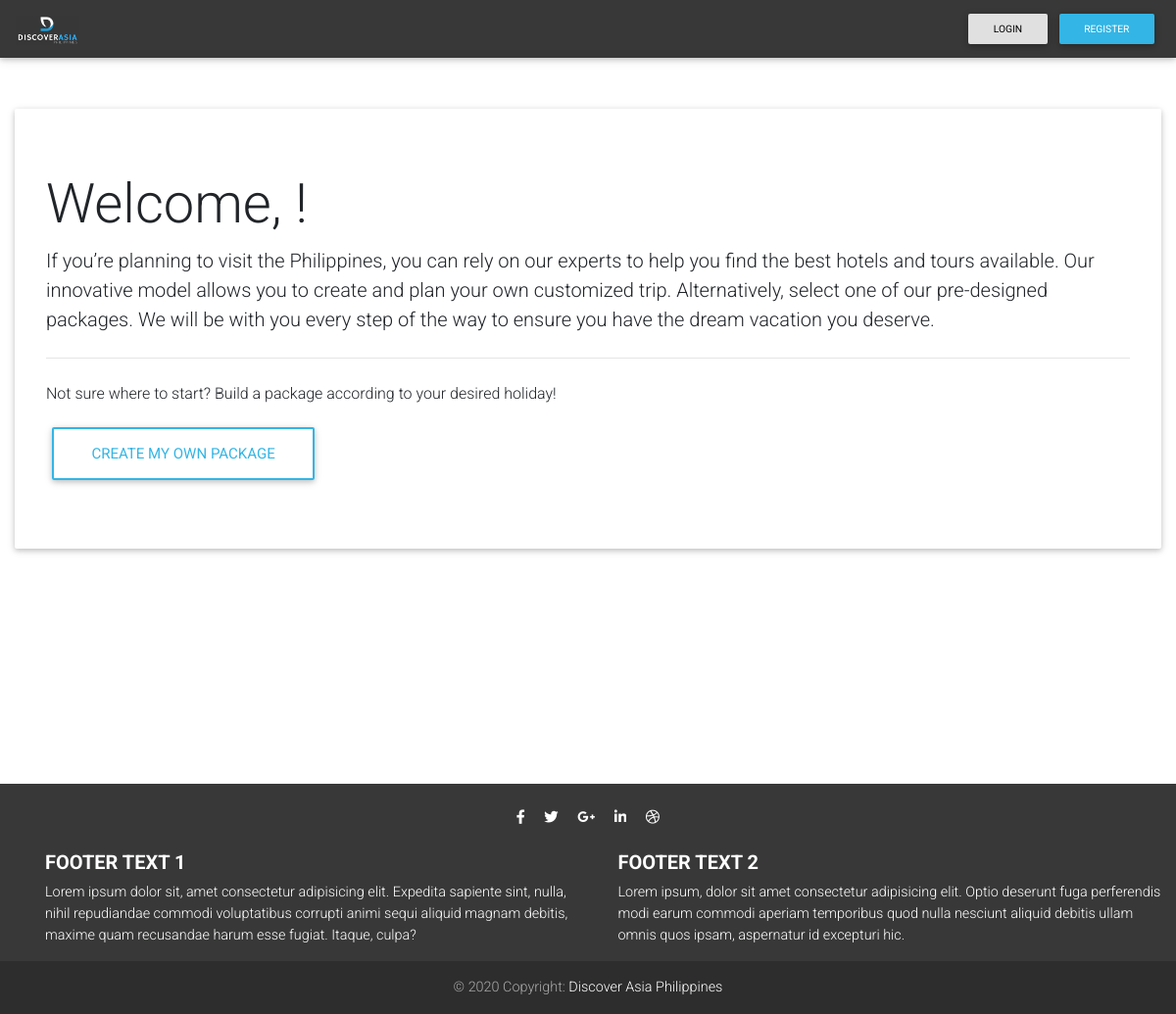
The app's page /, older data.
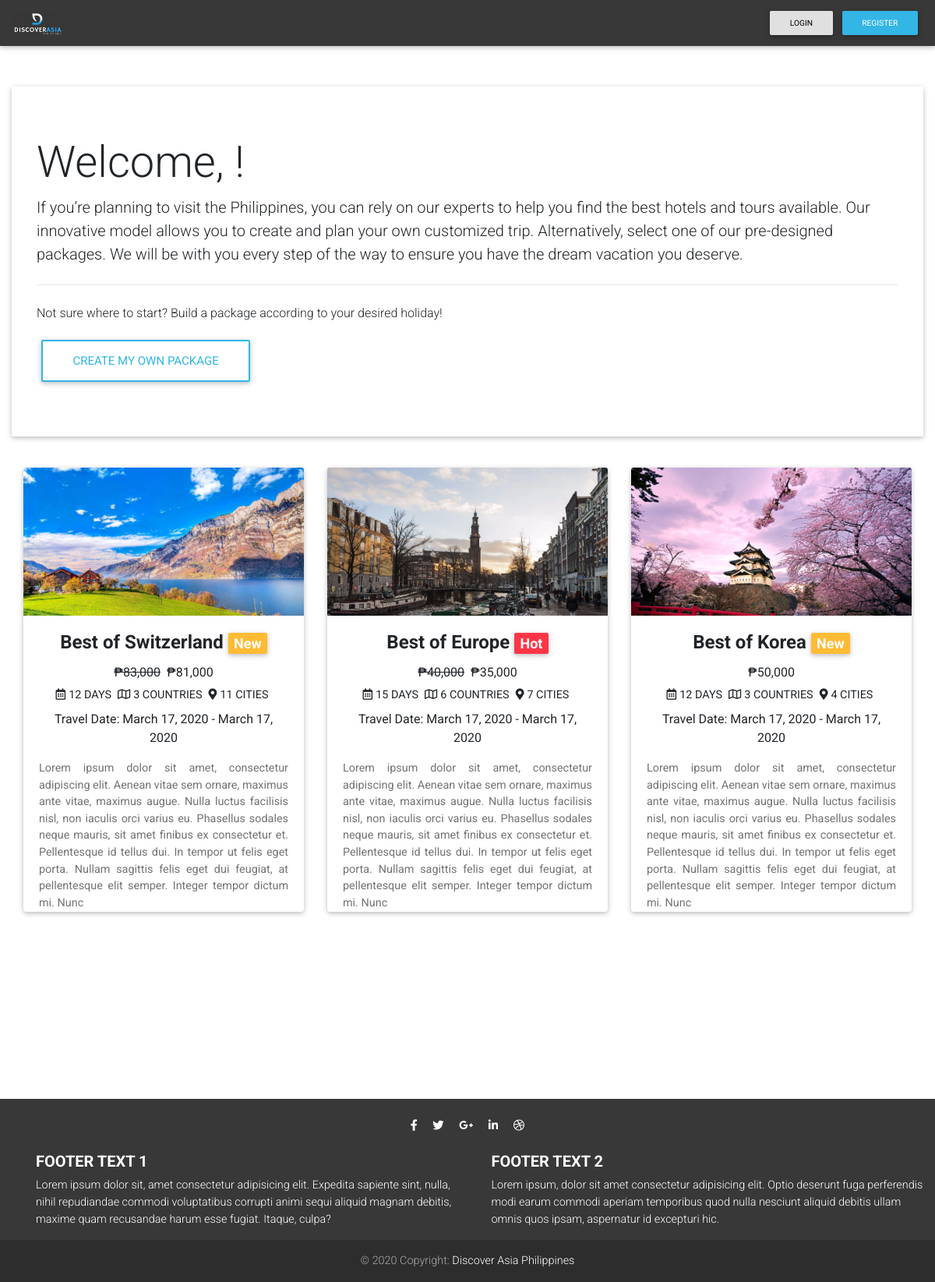
The same page, newer data.
### dap_booking/models.py (models this page shows, shortened)
class Package(models.Model):
    TAG_CHOICES = (
        ('New', 'New'),
        ('Hot', 'Hot'),
    )
    id = models.UUIDField(primary_key=True, default=uuid.uuid4, editable=False)
    package_creator = models.ForeignKey(User, on_delete=models.CASCADE)
    date_created = models.DateTimeField(default=timezone.now)
    title = models.CharField(max_length=100)
    package_display_picture = models.ImageField(default='package_display_pictures/default_package_picture.jpg', upload_to='package_display_pictures')
    num_days = models.IntegerField()
    num_countries = models.IntegerField()
    num_cities = models.IntegerField()
    description = models.TextField(max_length=400)
    price = models.FloatField()
    discounted_price = models.FloatField(blank=True, null=True)
    travel_outbound_flight_date = models.DateField(default=timezone.now)
    travel_inbound_flight_date = models.DateField(default=return_flight)
    inclusions = models.TextField(max_length=500)
    exclusions = models.TextField(max_length=500)
    terms_and_conditions = models.TextField(max_length=500)
    tag = models.CharField(choices=TAG_CHOICES, default='New', max_length=10, blank=True)

### dap_booking/views.py (the view)
# urls.py: path('', views.PackageListView.as_view(), name='home'),
class PackageListView(ListView):
    model = Package
    template_name = 'dap_booking/home.html'
    context_object_name = 'packages'
    ordering = ['-date_created']  # display the latest package created on top

### templates/dap_booking/home.html (shortened to what this page needs)
{% extends 'base.html' %}
{% load crispy_forms_tags %}
{% load humanize %}
{% block content %}
    <div class="row justify-content-center">
            <div class="row mt-5 mb-2">
                <div class="jumbotron">
                  <h2 class="display-4">Welcome, {{ user.first_name }}!</h2>
                  <p class="lead">If you’re planning to visit the Philippines, you can rely on our experts to help you find the best hotels and tours available. Our innovative model allows you to create and plan your own customized trip. Alternatively, select one of our pre-designed packages. We will be with you every step of the way to ensure you have the dream vacation you deserve.</p>
                  <hr class="my-4">
                  <p>Not sure where to start? Build a package according to your desired holiday!</p>
                  <a class="btn btn-outline-info btn-lg" href="" role="button">Create my own package</a>
                </div>
            </div>
            <div class="row justify-content-center">
                {% for package in packages %}
                <div class="col-4" style="margin-bottom: 40px; min-width: 300px;">
                    <div class="card booking-card" style="height: 570px">
                      <div class="view overlay" style="height: 200px">
                        <img class="card-img-top" src="{{ package.package_display_picture.url }}" alt="Card image cap">
                      </div>
                      <div class="card-body">
                        <h4 class="card-title font-weight-bold text-center">
                            <a href="{% url 'dap_booking:package' package.id %}" style="color: inherit">{{ package.title }} </a>
                            {% if package.tag == 'New' %}
                                <span class="badge badge-warning">
                                    {{ package.tag }}
                                </span>
                            {% endif %}
                            {% if package.tag == 'Hot' %}
                                <span class="badge badge-danger">
                                    {{ package.tag }}
                                </span>
                            {% endif %}
                        </h4>
                        <p class="mb-1 text-center">
                            {% if package.discounted_price %}
                                <span class="mr-1"><del>₱{{ package.price|floatformat:0|intcomma }}</del></span>
                                <span>₱{{ package.discounted_price|floatformat:0|intcomma }}</span>
                            {% else %}
                                <span>₱{{ package.price|floatformat:0|intcomma }}</span>
                            {% endif %}
                        </p>
                        <ul class="list-unstyled list-inline rating mb-2 text-center">
                          <li class="list-inline-item mr-1 font-small"><i class="far fa-calendar-alt mr-1"></i>{{ package.num_days }} DAYS</li>
                          <li class="list-inline-item mr-1 font-small"><i class="far fa-map mr-1"></i>{{ package.num_countries }} COUNTRIES</li>
                          <li class="list-inline-item mr-1 font-small"><i class="fas fa-map-marker-alt mr-1"></i>{{ package.num_cities }} CITIES</li>
                        </ul>
                        <p class="font-smaller text-center">Travel Date: {{ package.travel_outbound_flight_date }} - {{ package.travel_outbound_flight_date }}</p>
                        <p class="card-text text-justify">{{ package.description }}</p>
                      </div>
                    </div>
                </div>
                {% endfor %}
            </div>
    </div>
{% endblock content %}

### templates/base.html (shortened to what this page needs)
{% load static %}
<!DOCTYPE html>
<html lang="en">
<head>
  <link rel="stylesheet" href="https://use.fontawesome.com/releases/v5.11.2/css/all.css">
  <link rel="stylesheet" href="{% static 'css/bootstrap.min.css' %}">
  <link rel="stylesheet" href="{% static 'css/mdb.min.css' %}">
</head>
<body>
  <nav class="mb-1 navbar navbar-expand-lg navbar-dark lighten-1" style="background-color: rgb(55,56,55);">
    <a class="navbar-brand" href="{% url 'dap_booking:home' %}">
            <img src="{% static '/img/dap_logo/logo_for_navbar.png' %}" height="30" alt="mdb logo">
    </a>
    <div class="collapse navbar-collapse" id="navbarSupportedContent-555">
      <ul class="navbar-nav ml-auto nav-flex-icons">
      {% if user.is_authenticated %}
        <li>
          <form action="">
            <button class="btn btn-light btn-sm">
              My Bookings <span class="badge badge-danger ml-2">0{{ unsettled_booking_count }}</span>
            </button>
          </form>
        </li>
        <li class="nav-item avatar dropdown">
          <a class="nav-link dropdown-toggle" id="navbarDropdownMenuLink-55" data-toggle="dropdown"
            aria-haspopup="true" aria-expanded="false">
            <img src="" class="rounded-circle z-depth-0"
              alt="avatar image" height="30" width="30">
          </a>
          <div class="dropdown-menu dropdown-menu-right" style="width: 50px">
            <a class="dropdown-item" href="">Profile</a>
            <a class="dropdown-item" href="{% url 'dap_booking:logout' %}">Log Out</a>
          </div>
        </li>
      {% else %}
        <li class="nav-item">
          <form action="{% url 'dap_booking:login' %}">
              <button class="btn btn-light btn-sm">Login</button>
          </form>
        </li>
        <li class="nav-item">
          <form action="{% url 'dap_booking:register' %}">
              <button class="btn btn-info btn-sm">Register</button>
          </form>
        </li>
      {% endif %}
      </ul>
    </div>
  </nav>
  <div class="container">
  {% block content %}
  {% endblock content %}
  </div>
  <footer class="page-footer font-small pt-4" style="background-color: rgb(55,56,55); margin-top: 200px">
      <div class="container">
      <ul class="list-unstyled list-inline text-center">
        <li class="list-inline-item">
          <a class="btn-floating btn-fb mx-1">
            <i class="fab fa-facebook-f"> </i>
          </a>
        </li>
        <li class="list-inline-item">
          <a class="btn-floating btn-tw mx-1">
            <i class="fab fa-twitter"> </i>
          </a>
        </li>
        <li class="list-inline-item">
          <a class="btn-floating btn-gplus mx-1">
            <i class="fab fa-google-plus-g"> </i>
          </a>
        </li>
        <li class="list-inline-item">
          <a class="btn-floating btn-li mx-1">
            <i class="fab fa-linkedin-in"> </i>
          </a>
        </li>
        <li class="list-inline-item">
          <a class="btn-floating btn-dribbble mx-1">
            <i class="fab fa-dribbble"> </i>
          </a>
        </li>
      </ul>
      </div>
    <div class="container-fluid text-center text-md-left">
      <div class="row ml-3 mt-3">
        <div class="col-md-6 mt-md-0 mt-3">
          <h5 class="text-uppercase font-weight-bold">Footer text 1</h5>
          <p>Lorem ipsum dolor sit, amet consectetur adipisicing elit. Expedita sapiente sint, nulla, nihil
            repudiandae commodi voluptatibus corrupti animi sequi aliquid magnam debitis, maxime quam recusandae
            harum esse fugiat. Itaque, culpa?</p>
        </div>
        <div class="col-md-6 mb-md-0 mb-3">
          <h5 class="text-uppercase font-weight-bold">Footer text 2</h5>
          <p>Lorem ipsum, dolor sit amet consectetur adipisicing elit. Optio deserunt fuga perferendis modi earum
            commodi aperiam temporibus quod nulla nesciunt aliquid debitis ullam omnis quos ipsam, aspernatur id
            excepturi hic.</p>
        </div>
      </div>
    </div>
    <div class="footer-copyright text-center py-3">© 2020 Copyright:
      <a href=""> Discover Asia Philippines </a>
    </div>
  </footer>
</body>
</html>

Row changes from the older to the newer data that the page shows:
added Package: package_display_picture (picture), title "Best of Switzerland", tag "New", price "83,000", discounted_price "81,000", num_days "12", num_countries "3", num_cities "11", travel_outbound_flight_date "March 17, 2020", description "Lorem ipsum dolor sit amet, consectetur adipiscing elit. Aenean vitae sem ornare, maximus ante vitae, maximus augue. Nulla luctus facilisis nisl, non iaculis orci varius eu. Phasellus sodales neque mauris, sit amet finibus ex consectetur et. Pellentesque id tellus dui. In tempor ut felis eget porta. Nullam sagittis felis eget dui feugiat, at pellentesque elit semper. Integer tempor dictum mi. Nunc"
added Package: package_display_picture (picture), title "Best of Europe", tag "Hot", price "40,000", discounted_price "35,000", num_days "15", num_countries "6", num_cities "7", travel_outbound_flight_date "March 17, 2020", description "Lorem ipsum dolor sit amet, consectetur adipiscing elit. Aenean vitae sem ornare, maximus ante vitae, maximus augue. Nulla luctus facilisis nisl, non iaculis orci varius eu. Phasellus sodales neque mauris, sit amet finibus ex consectetur et. Pellentesque id tellus dui. In tempor ut felis eget porta. Nullam sagittis felis eget dui feugiat, at pellentesque elit semper. Integer tempor dictum mi. Nunc"
added Package: package_display_picture (picture), title "Best of Korea", tag "New", price "50,000", num_days "12", num_countries "3", num_cities "4", travel_outbound_flight_date "March 17, 2020", description "Lorem ipsum dolor sit amet, consectetur adipiscing elit. Aenean vitae sem ornare, maximus ante vitae, maximus augue. Nulla luctus facilisis nisl, non iaculis orci varius eu. Phasellus sodales neque mauris, sit amet finibus ex consectetur et. Pellentesque id tellus dui. In tempor ut felis eget porta. Nullam sagittis felis eget dui feugiat, at pellentesque elit semper. Integer tempor dictum mi. Nunc"
